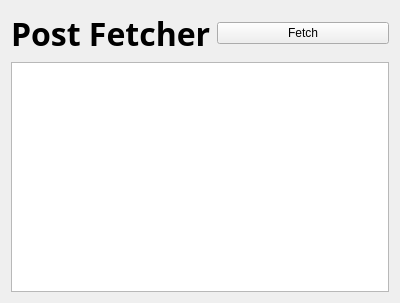
<?xml version="1.0" encoding="UTF-8"?>
<ui version="4.0">
 <class>Widget</class>
 <widget class="QWidget" name="Widget">
  <property name="geometry">
   <rect>
    <x>0</x>
    <y>0</y>
    <width>400</width>
    <height>303</height>
   </rect>
  </property>
  <property name="windowTitle">
   <string>Widget</string>
  </property>
  <layout class="QVBoxLayout" name="verticalLayout">
   <item>
    <layout class="QHBoxLayout" name="horizontalLayout">
     <item>
      <widget class="QLabel" name="label">
       <property name="font">
        <font>
         <family>Adobe Arabic</family>
         <pointsize>24</pointsize>
         <bold>true</bold>
        </font>
       </property>
       <property name="text">
        <string>Post Fetcher</string>
       </property>
      </widget>
     </item>
     <item>
      <widget class="QPushButton" name="fetch_button">
       <property name="text">
        <string>Fetch</string>
       </property>
      </widget>
     </item>
    </layout>
   </item>
   <item>
    <widget class="QListWidget" name="listWidget"/>
   </item>
  </layout>
 </widget>
 <layoutdefault spacing="6" margin="11"/>
 <resources/>
 <connections/>
</ui>
